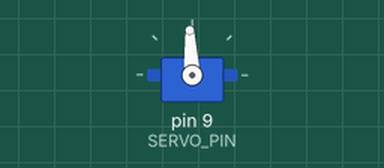
A sketch run on a simulated Arduino Uno, built with avr-gcc and run on an emulated ATmega328P. Shown: servo.

Above: at 0.05 s.
At 2.05 s:
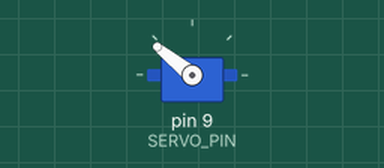
At 4.0 s:
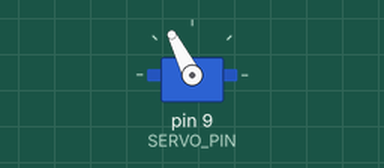
At 8.0 s:
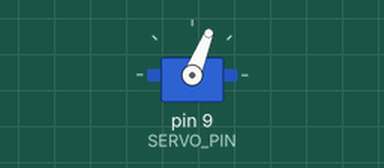
Timing chart, 0 to 10.4 s (numbered marks = the images above):
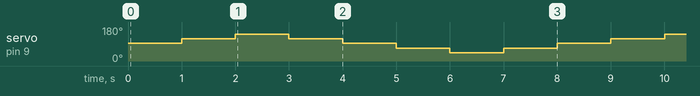

Measured:
- by itself, servo on pin 9 (SERVO_PIN): repeats every 8.0 s: 141° 1.0 s, 117° 1.0 s, 93° 1.0 s, 68° 1.0 s, 44° 1.0 s, 68° 1.0 s, 93° 1.0 s, 117° 1.0 s

The sketch:

5_2_2020_DS04_NFC_servo.ino
```cpp
#include <Servo.h>

#define SERVO_PIN  9

Servo servo;

void setup()
{
    servo.attach(SERVO_PIN);
}

void loop()
{
   /* Servo stopped */
  servo.writeMicroseconds(1500);
  delay(1000);
  /* Servo forward half speed */
  servo.writeMicroseconds(1750);
  delay(1000);
  /* Servo forward full speed */
  servo.writeMicroseconds(2000);
  delay(1000);
  /* Servo forward half speed */
  servo.writeMicroseconds(1750);
  delay(1000);
  /* Servo stopped */
  servo.writeMicroseconds(1500);
  delay(1000);
  /* Servo backwards half speed */
  servo.writeMicroseconds(1250);
  delay(1000);
  /* Servo backwards full speed */
  servo.writeMicroseconds(1000);
  delay(1000);
  /* Servo backwards half speed */
  servo.writeMicroseconds(1250);
  delay(1000);
}
```
